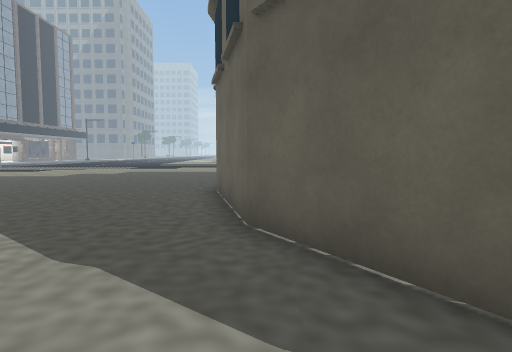
[1] (above)

22 first-person views from a walk through a scene from a Unity 3-D project. The camera is 1.2 m above the floor, tilts 4° down and sees 75° across. Doors are open. The floor is counted in squares, 1 m on a side. Each view is taken from the middle of a square. On the plan, view 1 faces up. The plan holds only what a view shows up to about 14 squares ahead; the rest is blank. The place goes on beyond the plan. Some surface patterns are stand-ins.

[2]
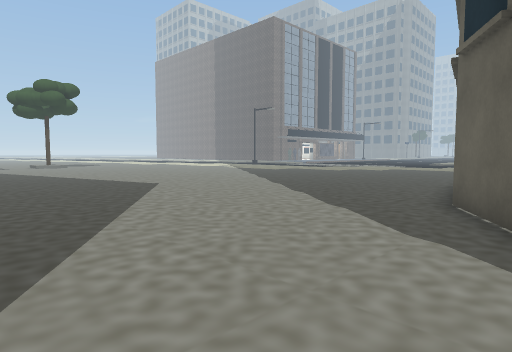

[3]
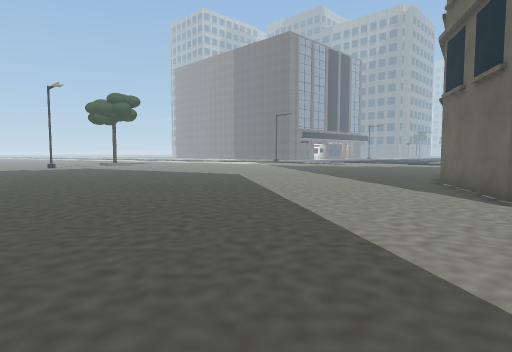

[4]
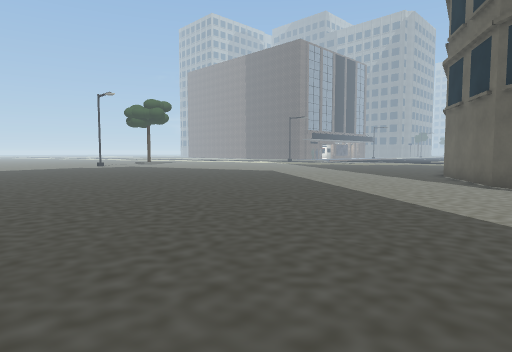

[5]
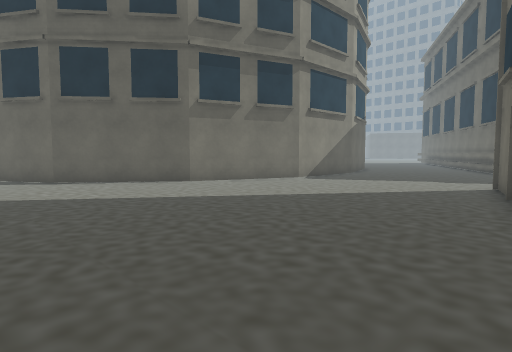

[6]
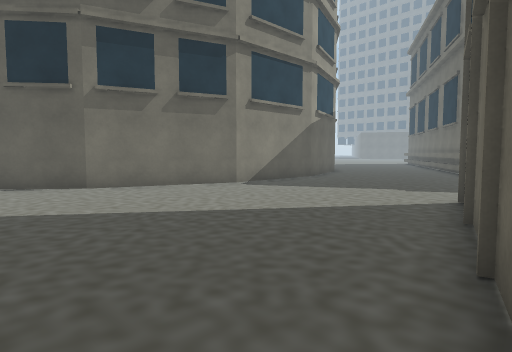

[7]
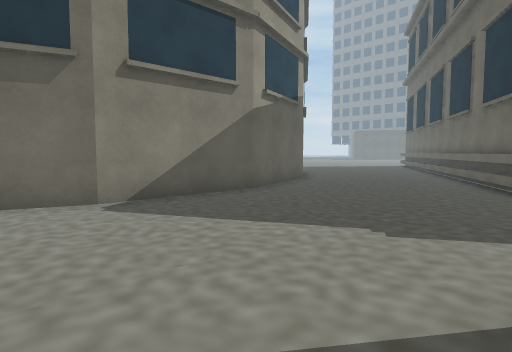

[8]
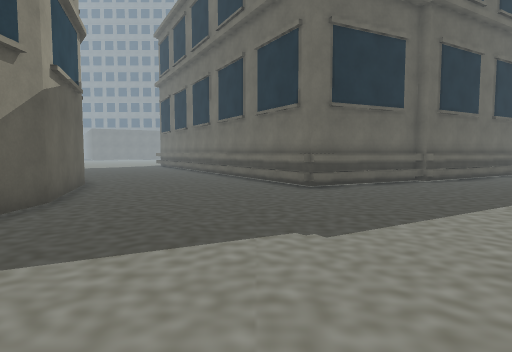

[9]
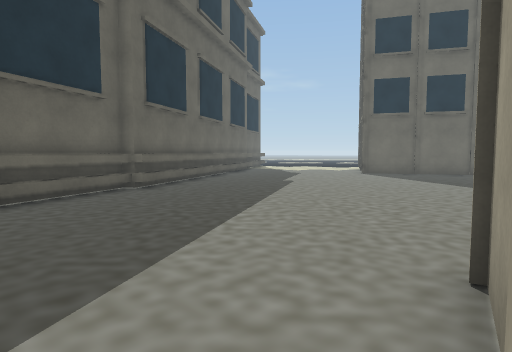

[10]
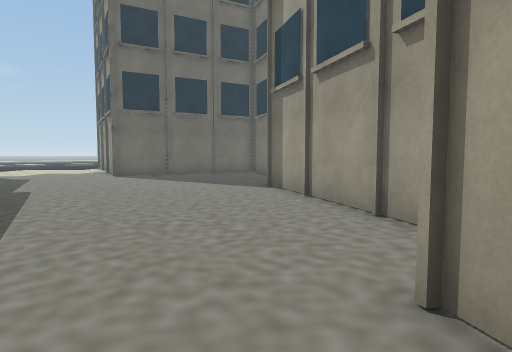

[11]
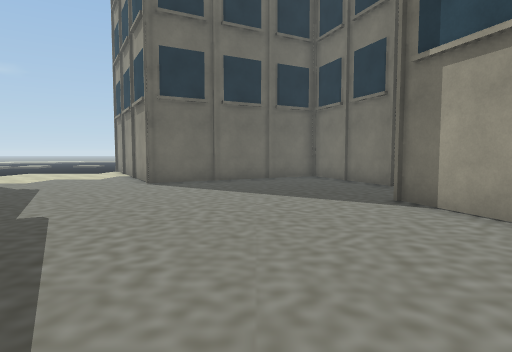

[12]
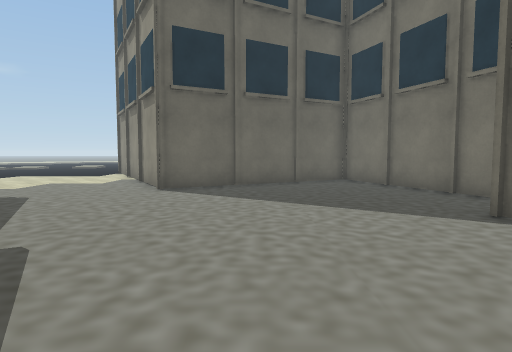

[13]
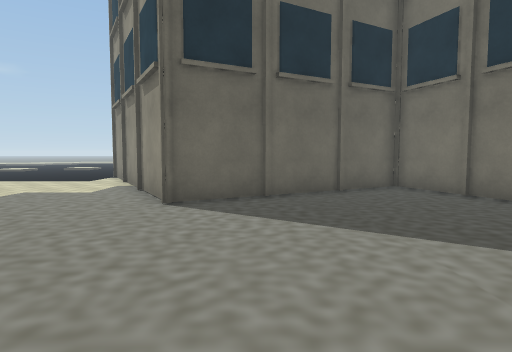

[14]
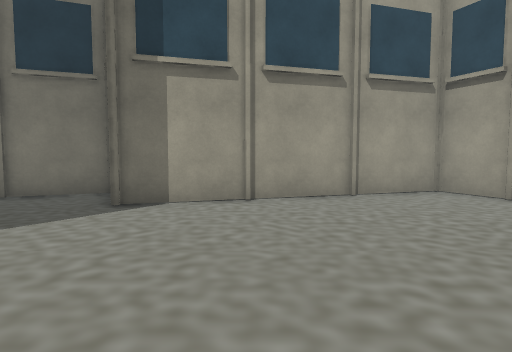

[15]
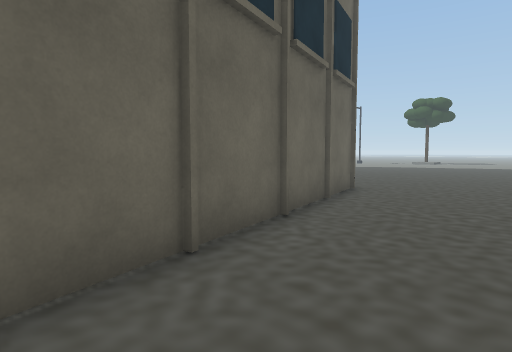

[16]
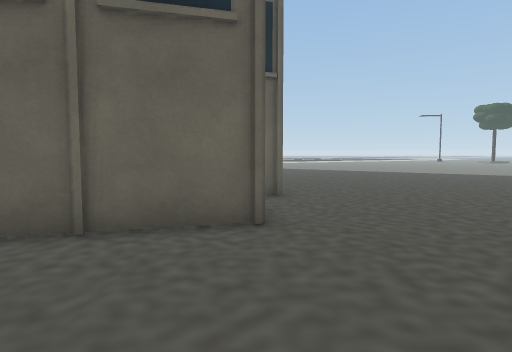

[17]
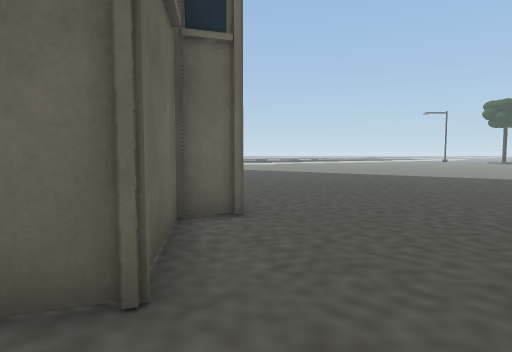

[18]
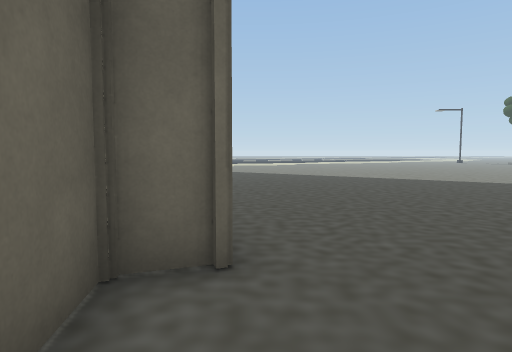

[19]
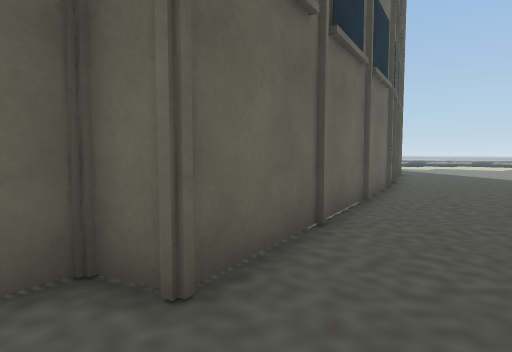

[20]
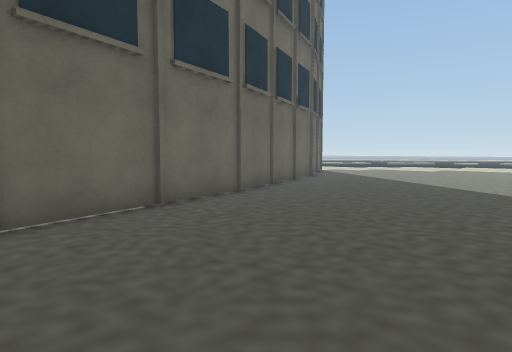

[21]
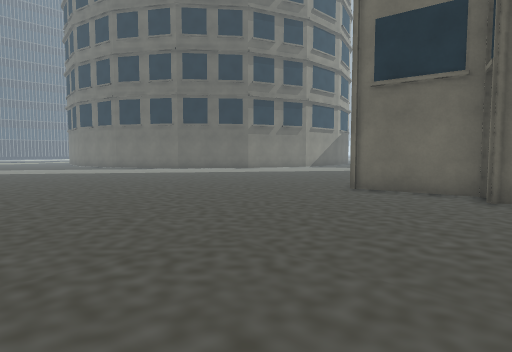

[22]
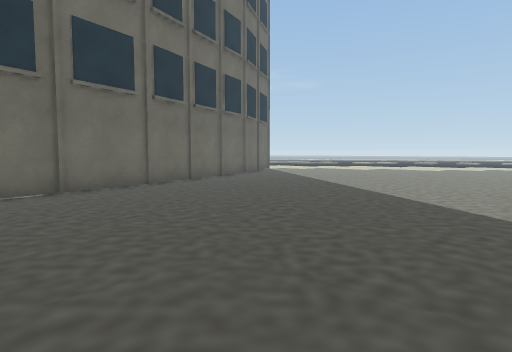

### Floor plan
Points are (right, up) in squares from view 1. A wall is a line through its corners. A room is listed if a view was taken in it or the views show most of it. See-through windows are left out.
Room 1 (views 1, 2, 3, 4, 5, 6, 7, 8, 9, 10, 11, 12, 13, 14, 15, 16, 17, 18, 19, 20, 21, 22)
walls: (11.3, -25.2) (14.1, -32.7) (21.1, -28.8) (23.4, -32.9); (1.5, -31.6) (-1.6, -19.5) (-0.6, -19.1) (-1, -15.6) (12, -12) (12.6, -14.5) (10.7, -15.4) (13.5, -24.3); (22.7, -16.1) (23.1, -15.7) (20.5, -10.6) (23.6, -8.9); (21.5, -2.6) (16.8, -4.1) (11.8, -4.1) (6.8, -2.4) (2.6, 0.9) (-0.1, 5.4) (-1.3, 10.6); (1.8, -32.9) (1.5, -31.9); (23.5, -17.4) (20.3, -11.1) (23.5, -9.3); (23.5, -18) (22.4, -16.1) (22.8, -15.9)

Where each view was taken, in squares from view 1:
view 1: 0 up, 0 right, facing up
view 2: 3 down, 2 right, facing up-left
view 3: 9 down, 4 right, facing up-left
view 4: 13 down, 5 right, facing up-left
view 5: 14 down, 1 left, facing up-right
view 6: 14 down, 3 right, facing up-right
view 7: 12 down, 9 right, facing up-right
view 8: 9 down, 9 right, facing right
view 9: 11 down, 12 right, facing down-right
view 10: 12 down, 14 right, facing down
view 11: 16 down, 17 right, facing down
view 12: 18 down, 18 right, facing down
view 13: 21 down, 19 right, facing down
view 14: 21 down, 21 right, facing left
view 15: 10 down, 9 right, facing down-left
view 16: 10 down, 1 left, facing down
view 17: 13 down, 2 left, facing down
view 18: 16 down, 2 left, facing down
view 19: 18 down, 4 left, facing down-right
view 20: 22 down, 7 left, facing down-right
view 21: 21 down, 11 left, facing up-right
view 22: 23 down, 11 left, facing down-right
